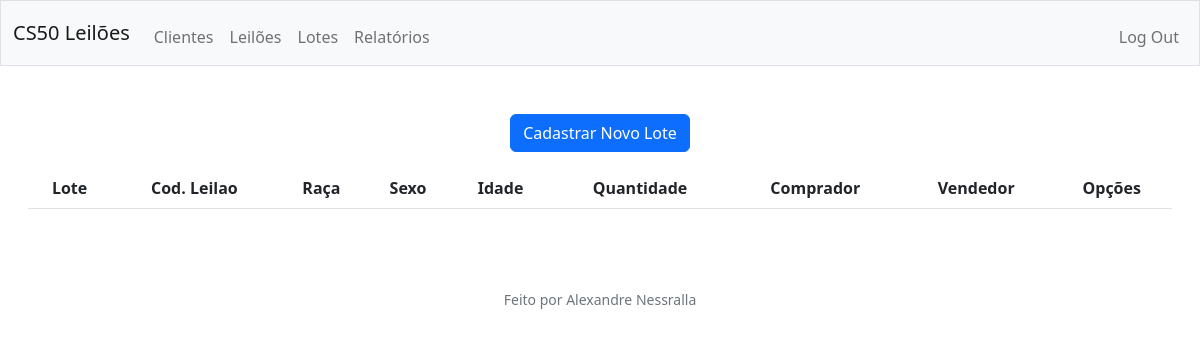
Before: /lotes (signed in) with the older database file.
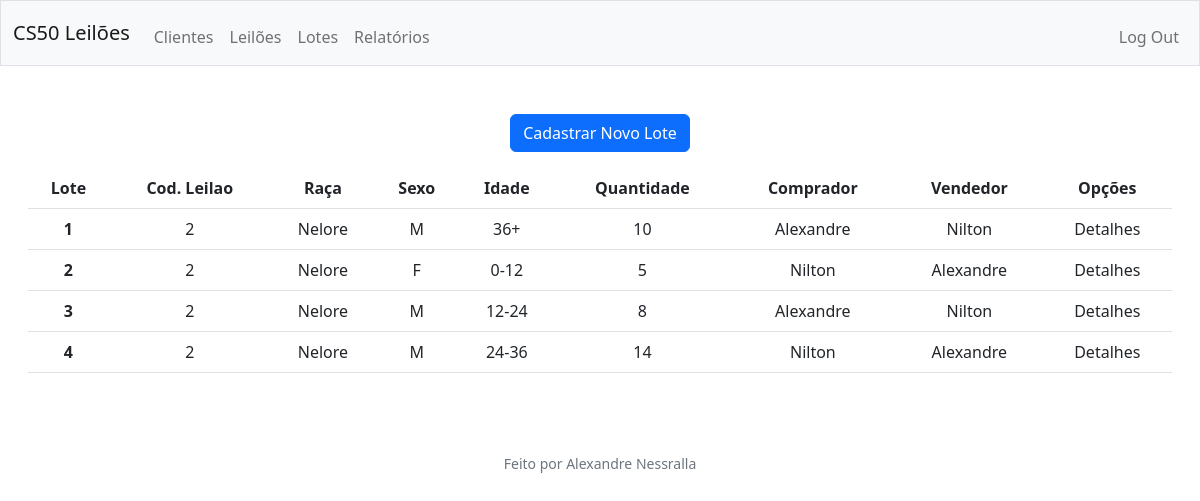
After: the same page with the newer database file.
### tables this page shows
CREATE TABLE lotes (
    lotesId INTEGER PRIMARY KEY AUTOINCREMENT,
    created TIMESTAMP NOT NULL DEFAULT CURRENT_TIMESTAMP,
    sexo VARCHAR(1) NOT NULL,
    raca VARCHAR(10) NOT NULL,
    idade VARCHAR(10) NOT NULL,
    qtd INTEGER NOT NULL,
    leilao INTEGER,
    vlrPedido VARCHAR(20),
    vlrVendido VARCHAR(20),
    comprador INTEGER,
    vendedor INTEGER,
    comissao VARCHAR(10),
    FOREIGN KEY(leilao) REFERENCES leiloes(leilaoId),
    FOREIGN KEY(comprador) REFERENCES clients(clientId),
    FOREIGN KEY(vendedor) REFERENCES clients(clientId)    
);

CREATE TABLE clients (
    clientId INTEGER PRIMARY KEY AUTOINCREMENT,
    created TIMESTAMP NOT NULL DEFAULT CURRENT_TIMESTAMP,
    nome VARCHAR(45) NOT NULL,
    doc VARCHAR(15) NOT NULL,
    mail VARCHAR(30) NOT NULL,
    logradouro VARCHAR(45) NOT NULL,
    bairro VARCHAR(20) NOT NULL,
    cidade VARCHAR(20) NOT NULL,
    estado VARCHAR(2) NOT NULL,
    inscRural VARCHAR(15) NOT NULL,
    tel VARCHAR(15) NOT NULL,
    com VARCHAR (2) NOT NULL DEFAULT 2
);

### app.py (the view)
@app.route('/lotes')
@login_requireds
def lotes():
    rows = cur.execute("SELECT * FROM lotes")
    lotes = rows.fetchall()
    clientsObj = (cur.execute("SELECT clientId,nome FROM clients"))
    clientsList = clientsObj.fetchall()
    clients = dict()
    for client in clientsList:
        k = client[0]
        v = client[1]
        clients[k] = v
    return render_template('lotes.html',lotes=lotes,clients=clients)

### helpers.py (called while the page is built)
def login_requireds(f):
    @wraps(f)
    def decorated_function(*args, **kwargs):
        if session.get("user_id") is None:
            return redirect("/login")
        return f(*args, **kwargs)
    return decorated_function

### templates/lotes.html (shortened to what this page needs)
{% extends "layout.html" %}
{% block main %}
<div>
    <button class="btn btn-primary" ><a style="text-decoration:none; color: #fff;"  href="./cadLotes">Cadastrar Novo Lote</a></button>
</div>
<div class="w-80 p-3">
    <table class="table table-hover">
        <thead>
          <tr>
            <th scope="col">Lote</th>
            <th scope="col">Cod. Leilao</th>
            <th scope="col">Raça</th>
            <th scope="col">Sexo</th>
            <th scope="col">Idade</th>
            <th scope="col">Quantidade</th>
            <th scope="col">Comprador</th>
            <th scope="col">Vendedor</th>
            <th scope="col">Opções</th>
          </tr>
        </thead>
        <tbody>
          {% for lote in lotes %}
          <tr>
            <th scope="row">{{lote[0]}}</th>
            <td>{{lote[6]}}</td>
            <td>{{lote[3]}}</td>
            <td>{{lote[2]}}</td>
            <td>{{lote[4]}}</td>
            <td>{{lote[5]}}</td>
            <td>{{clients[lote[9]]}}</td>
            <td>{{clients[lote[10]]}}</td>
            <td> Detalhes </td>
          </tr>
          {% endfor %}
        </tbody>
      </table>
</div>
{% endblock %}

### templates/layout.html (shortened to what this page needs)
<!doctype html>
<html lang="en">
  <head>
    <link href="https://cdn.jsdelivr.net/npm/bootstrap@5.2.3/dist/css/bootstrap.min.css" rel="stylesheet">
  </head>
  <body>
    <nav class="bg-light border navbar navbar-expand-md navbar-light">
        <div class="container-fluid">
            <a class="navbar-brand" href="/"><span class="green">CS50</span> <span class="yellow">Leilões</span></a>
            <div class="collapse navbar-collapse" id="navbar">
                {% if session["user_id"] %}
                    <ul class="navbar-nav me-auto mt-2">
                        <li class="nav-item"><a class="nav-link" href="/clientes">Clientes</a></li>
                        <li class="nav-item"><a class="nav-link" href="/leiloes">Leilões</a></li>
                        <li class="nav-item"><a class="nav-link" href="/lotes">Lotes</a></li>
                        <li class="nav-item"><a class="nav-link" href="/relatorios">Relatórios</a></li>
                    </ul>
                    <ul class="navbar-nav ms-auto mt-2">
                        <li class="nav-item"><a class="nav-link" href="/logout">Log Out</a></li>
                    </ul>
                {% else %}
                    <ul class="navbar-nav ms-auto mt-2">
                        <li class="nav-item"><a class="nav-link" href="/login">Log In</a></li>
                    </ul>
                {% endif %}
            </div>
        </div>
    </nav>
    <main class="container-fluid py-5 text-center">
        {% block main %}{% endblock %}
    </main>
    <footer class="mb-5 small text-center text-muted">
        Feito por Alexandre Nessralla
    </footer>
  </body>
</html>

Changed rows visible on the page:
added lotes: lotesId "1", leilao "2", raca "Nelore", sexo "M", idade "36+", qtd "10", comprador.nome "Alexandre", vendedor.nome "Nilton"
added lotes: lotesId "2", leilao "2", raca "Nelore", sexo "F", idade "0-12", qtd "5", comprador.nome "Nilton", vendedor.nome "Alexandre"
added lotes: lotesId "3", leilao "2", raca "Nelore", sexo "M", idade "12-24", qtd "8", comprador.nome "Alexandre", vendedor.nome "Nilton"
added lotes: lotesId "4", leilao "2", raca "Nelore", sexo "M", idade "24-36", qtd "14", comprador.nome "Nilton", vendedor.nome "Alexandre"
